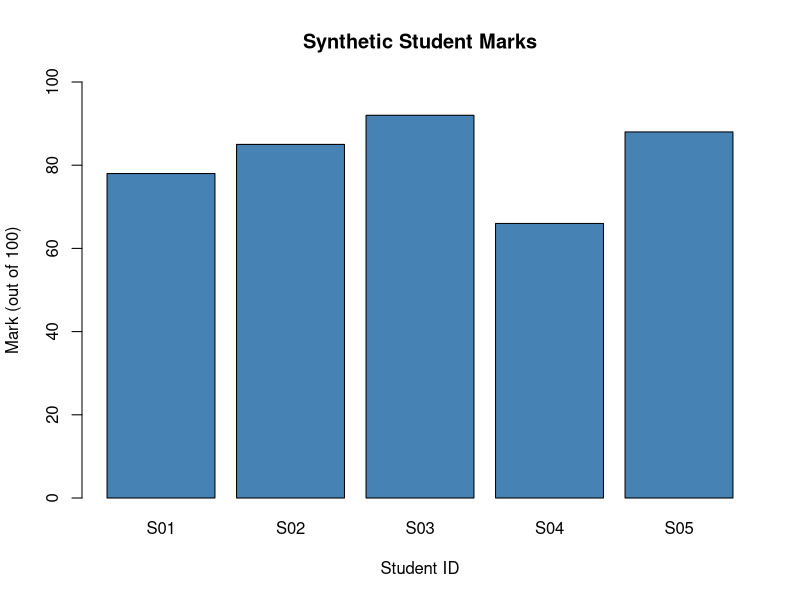

Here is the R script that generated this plot:
## ---- chunk 1
students <- data.frame(
  student_id = c("S01", "S02", "S03", "S04", "S05"),
  mark = c(78, 85, 92, 66, 88)
)
students
## ---- chunk 2
summary_table <- data.frame(
  statistic = c("Mean", "Median", "Minimum", "Maximum"),
  value = c(
    mean(students$mark),
    median(students$mark),
    min(students$mark),
    max(students$mark)
  )
)
summary_table
## ---- chunk 3
barplot(
  height = students$mark,
  names.arg = students$student_id,
  main = "Synthetic Student Marks",
  xlab = "Student ID",
  ylab = "Mark (out of 100)",
  ylim = c(0, 100),
  col = "steelblue"
)
